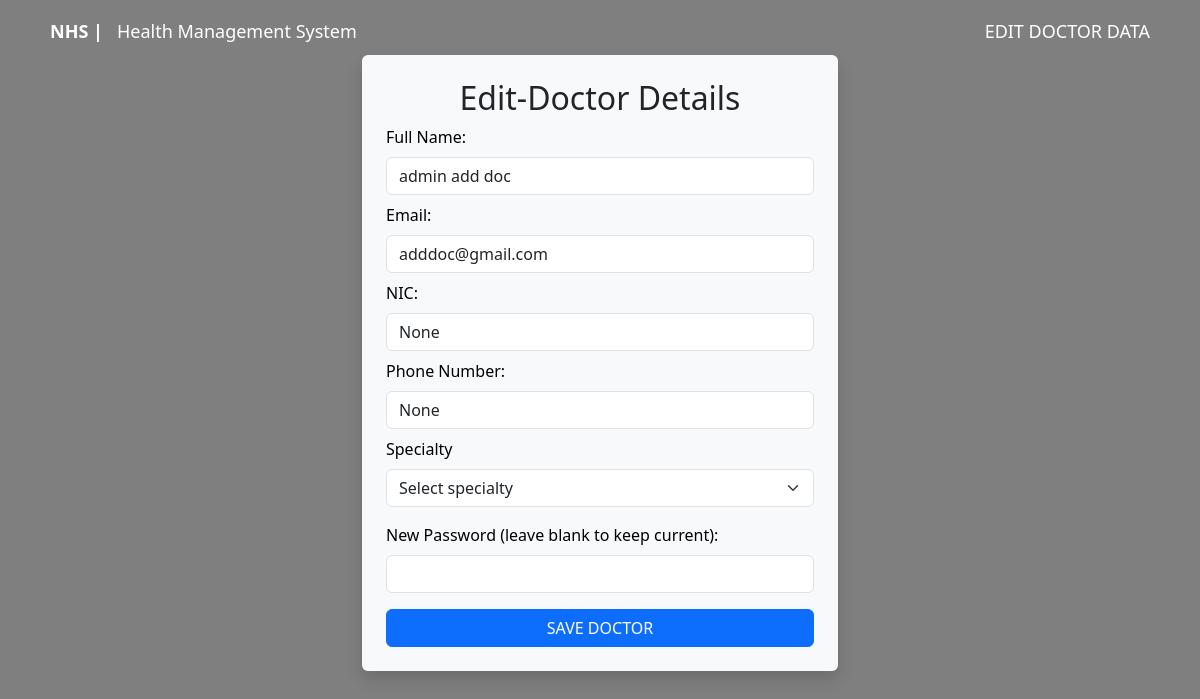
Page /admin/doctors/edit/1 on the earlier database version.
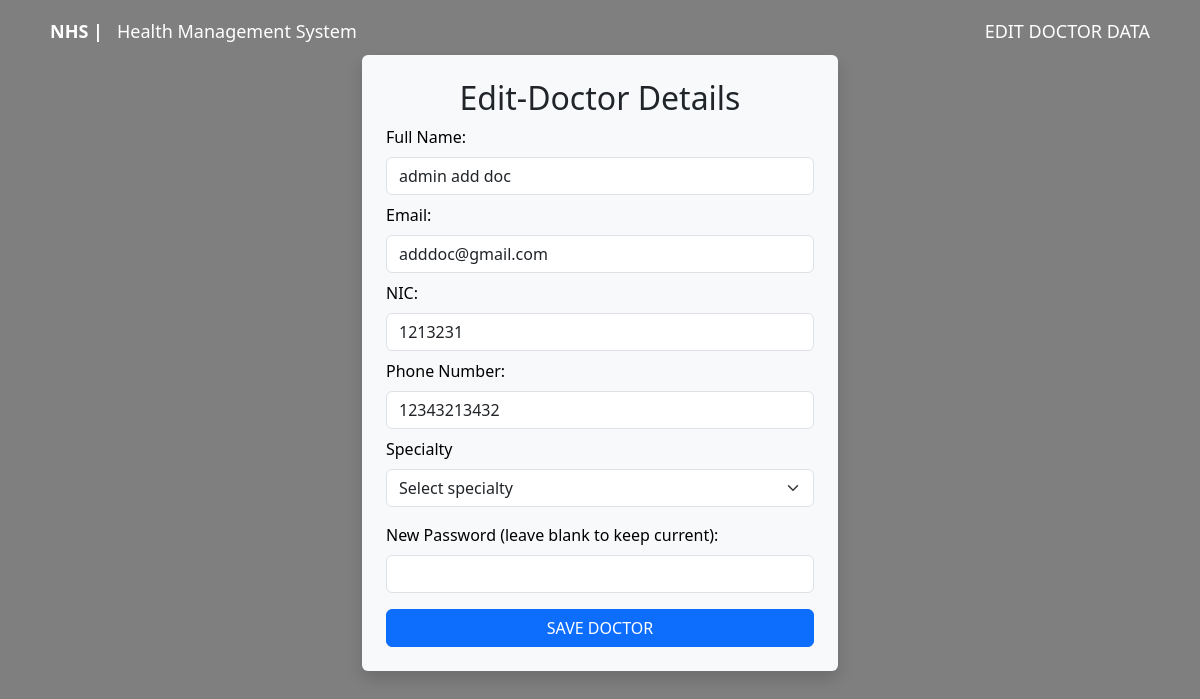
Same page on the later database version.
### models/doctor.py (models this page shows, shortened)
class Doctor(db.Model):
    __tablename__ = 'doctor'
    doc_id = db.Column(db.Integer, primary_key=True, autoincrement=True)
    doc_email = db.Column(db.String(225), unique=True, nullable=False)
    doc_name = db.Column(db.String(225), nullable=False)
    doc_password = db.Column(db.String(225), nullable=False)
    doc_nic = db.Column(db.String(15), nullable=True)
    doc_tel = db.Column(db.String(15), nullable=True)
    specialty_id = db.Column(db.Integer, db.ForeignKey('specialities.id', ondelete='CASCADE'), nullable=True)
    appointments = db.relationship(
        'Appointment',
        back_populates='doctor',
        cascade='all, delete-orphan'
    )
    schedules = db.relationship(
        'DocSchedule',
        back_populates='doctor',
        cascade='all, delete-orphan',
        passive_deletes=True
    )

### app/routes/admin/edit_doctor.py (the view, shortened to what this page needs)
@admin_bp.route('/doctors/edit/<int:doctor_id>', methods = ['GET', 'POST'])
def edit_doctor(doctor_id):
    doctor = Doctor.query.get_or_404(doctor_id)
    specialties = Specialities.query.all()
    return render_template('admin/edit_doctor.html', doctor=doctor, specialties=specialties)

### app/templates/admin/edit_doctor.html (shortened to what this page needs)
{% extends 'layout.html' %}
{% block body_class %} landing-page {% endblock %}
{% block navbar %}
<div class="container nav_bar">
    <div class="d-flex justify-content-between align-items-center mt-2">
        <div><a href="{{ url_for('main.landing_page') }}"><strong>NHS |</strong> &nbsp; Health Management System</a></div>
        <div><a href="">EDIT DOCTOR DATA</a></div>
    </div>
</div>
{% endblock %}
{% block content %}
<div class="main_container register_form d-flex justify-content-center align-items-start" style="min-height:40vh;">
    <div class="container" style="max-width: 500px;">
    <form method="POST" autocomplete="off" action="{{ url_for('admin.edit_doctor', doctor_id=doctor.doc_id) }}" class="p-4 bg-light rounded shadow">
      <h2 class="text-center mb-2">Edit-Doctor Details</h2>
      <div class="mb-2">
        <label for="doc_name" class="form-label">Full Name:</label>
        <input type="text" class="form-control" value="{{ doctor.doc_name }}" id="doc_name" name="doc_name" required>
      </div>
      <div class="mb-2">
        <label for="doc_email" class="form-label">Email:</label>
        <input type="email" class="form-control" value="{{ doctor.doc_email }}" id="doc_email" name="doc_email" required>
      </div>
      <div class="mb-2">
        <label for="doc_nic" class="form-label">NIC:</label>
        <input type="text" class="form-control" id="doc_nic" value="{{ doctor.doc_nic }}" name="doc_nic">
      </div>
      <div class="mb-2">
        <label for="doc_tel" class="form-label">Phone Number:</label>
        <input type="text" class="form-control" value="{{ doctor.doc_tel }}" id="doc_tel" name="doc_tel">
      </div>
      <div class="mb-3">
        <label for="specialty_id" class="form-label">Specialty</label>
       <select class="form-select" id="specialty_id" name="specialty_id" required>
         <option value="" disabled selected>Select specialty</option>
      </select>
      </div>
      <div class="mb-2">
        <label for="doc_password" class="form-label">New Password (leave blank to keep current):</label>
        <input class="form-control" type="password" name="new_password">
      </div>
      <button type="submit" class="btn btn-primary w-100 mt-2">SAVE DOCTOR</button>
    </form>
  </div>
</div>
{% endblock %}

Differences in the rows shown:
changed Doctor "admin add doc": doc_nic "None" → "1213231"; doc_tel "None" → "12343213432"
